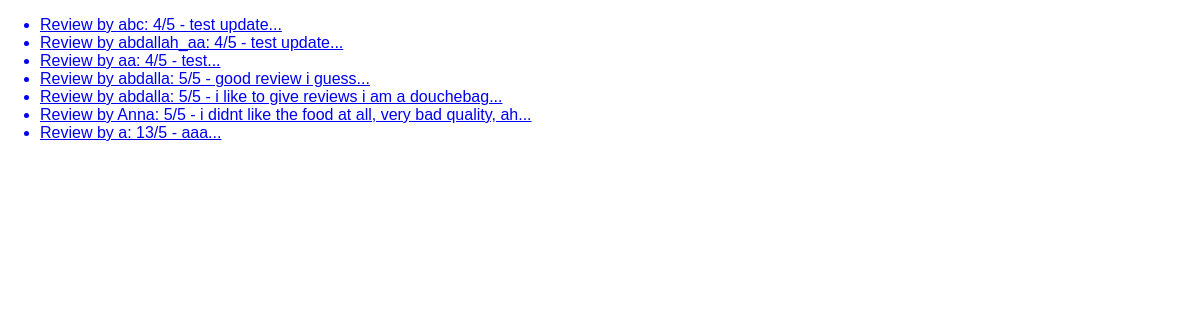
/reviews, run on an earlier commit of the app's database.
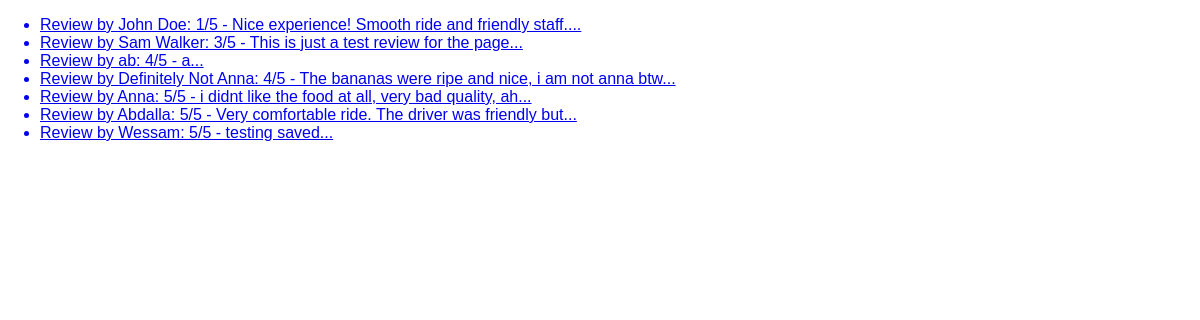
And on a later commit of the database.
### reviews/models.py (models this page shows)
class Review(models.Model):
    username = models.CharField(max_length=20)
    rating = models.IntegerField(
        validators=[MinValueValidator(1), MaxValueValidator(5)]
    )
    review_text = models.TextField()
    def __str__(self):
        return f"Review by {self.username}: {self.rating}/5 - {self.review_text[:50]}..."
    class Meta:
        verbose_name_plural = "Review's"
    def get_absolute_url(self):
        return reverse("review", args=[self.pk])

### reviews/views.py (the view)
# urls.py: path("reviews", views.ReviewsListView.as_view()),
class ReviewsListView(ListView):
    template_name = "reviews/review_detail.html"
    model = Review
    context_object_name = "reviews"
    def get_queryset(self):
        query = super().get_queryset()
        return query.order_by("rating")

### reviews/templates/reviews/review_detail.html (shortened to what this page needs)
{% extends 'reviews/base.html' %}
{% block content %}
<ul>
    {% for review in reviews %}
    <a href="{{ review.get_absolute_url }}">
        <li>{{ review }}</li>
    </a>
    {% endfor %}
</ul>
{% endblock %}

### reviews/templates/reviews/base.html (shortened to what this page needs)
{% load static %}
<!DOCTYPE html>
<html lang="en">
<head>
    <link rel="stylesheet" href="{% static 'reviews/styles.css' %}">
</head>
<body>
    {% block content %}
    {% endblock %}
</body>
</html>

### reviews/static/reviews/styles.css (style rules this page uses)
body { font-family: sans-serif; margin: 0; }

What changed in the data, as far as the page shows it:
removed Review: username+rating+review_text "Review by abc: 4/5 - test update..."
removed Review: username+rating+review_text "Review by aa: 4/5 - test..."
removed Review: username+rating+review_text "Review by abdalla: 5/5 - good review i guess..."
removed Review: username+rating+review_text "Review by abdalla: 5/5 - i like to give reviews i am a douchebag..."
changed Review: username+rating+review_text "Review by a: 13/5 - aaa..." → "Review by John Doe: 1/5 - Nice experience! Smooth ride and friendly staff...."; moves up the list
added Review: username+rating+review_text "Review by Sam Walker: 3/5 - This is just a test review for the page..."
added Review: username+rating+review_text "Review by ab: 4/5 - a..."
added Review: username+rating+review_text "Review by Definitely Not Anna: 4/5 - The bananas were ripe and nice, i am not anna btw..."
shown differently, row unchanged: Review "Review by Anna: 5/5 - i didnt like the food at all, very bad quality, ah...": moves down the list
changed Review: username+rating+review_text "Review by abdallah_aa: 4/5 - test update..." → "Review by Abdalla: 5/5 - Very comfortable ride. The driver was friendly but..."
added Review: username+rating+review_text "Review by Wessam: 5/5 - testing saved..."
